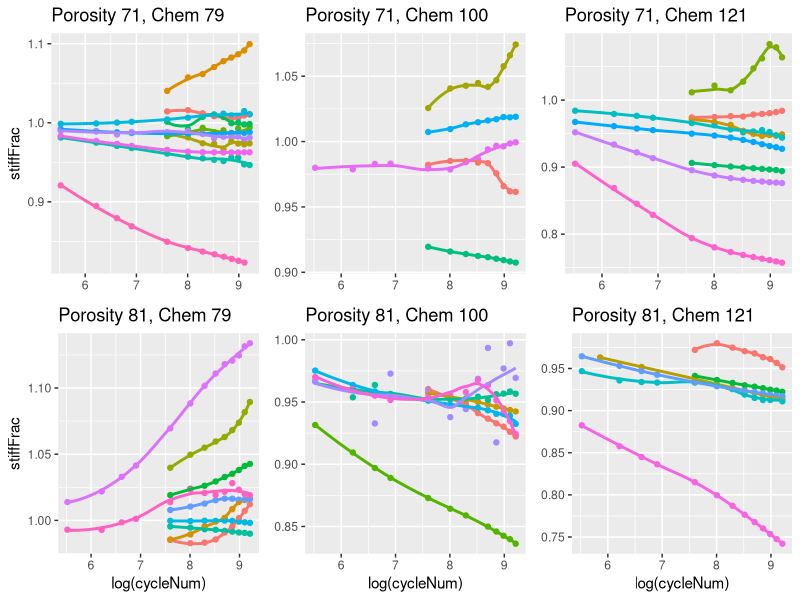
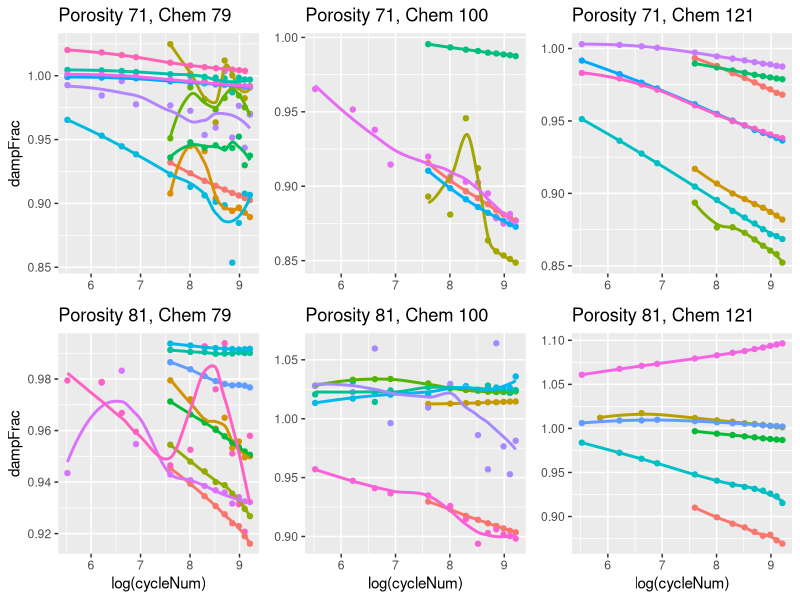

Reproduce these figures in R, in order.
## ---- chunk 1
knitr::opts_chunk$set(echo = TRUE)
## ---- chunk 2
library(ggplot2)
library(tidyr)
library(GGally)
library(gplots)
library(gridExtra)
## ---- chunk 3
data <- read.csv("clean_helmet.csv")
#data <- subset(data, select = -c(chemistry))

data$chemIndex <- as.character(data$chemIndex)
data$porosity <- as.character(data$porosity)
data$sampleNum <- as.character(data$sampleNum)

data <- subset(data, cycleNum <= 10000)
data <- na.omit(data)

data <- subset(data, cycleNum != 0)
## ---- chunk 4

plot1 <- data |>
  subset(porosity == '71' & chemIndex == '79') |>
  ggplot(aes(x=log(cycleNum), y = stiffFrac, col = sampleNum)) +
  geom_point() +
  geom_smooth(se = FALSE) + 
  ggtitle("Porosity 71, Chem 79") + 
  theme(legend.position = "none",
        axis.title.x=element_blank()) 

plot2 <- data |>
  subset(porosity == '81' & chemIndex == '79') |>
  ggplot(aes(x=log(cycleNum), y = stiffFrac, col = sampleNum)) +
  geom_point() +
  geom_smooth(se = FALSE)  + 
  ggtitle("Porosity 81, Chem 79") + 
  theme(legend.position = "none")

plot3 <- data |>
  subset(porosity == '71' & chemIndex == '100') |>
  ggplot(aes(x=log(cycleNum), y = stiffFrac, col = sampleNum)) +
  geom_point() +
  geom_smooth(se = FALSE)  + 
  ggtitle("Porosity 71, Chem 100") +
  theme(legend.position = "none",
        axis.title.x=element_blank(),
        axis.title.y=element_blank())

plot4 <- data |>
  subset(porosity == '81' & chemIndex == '100') |>
  ggplot(aes(x=log(cycleNum), y = stiffFrac, col = sampleNum)) +
  geom_point() +
  geom_smooth(se = FALSE)  + 
  ggtitle("Porosity 81, Chem 100") +
  theme(legend.position = "none",
        axis.title.y=element_blank())

plot5 <- data |>
  subset(porosity == '71' & chemIndex == '121') |>
  ggplot(aes(x=log(cycleNum), y = stiffFrac, col = sampleNum)) +
  geom_point() +
  geom_smooth(se = FALSE)  + 
  ggtitle("Porosity 71, Chem 121") +
  theme(legend.position = "none",
        axis.title.y=element_blank(),
        axis.title.x=element_blank())

plot6 <- data |>
  subset(porosity == '81' & chemIndex == '121') |>
  ggplot(aes(x=log(cycleNum), y = stiffFrac, col = sampleNum)) +
  geom_point() +
  geom_smooth(se = FALSE)  + 
  ggtitle("Porosity 81, Chem 121") +
  theme(legend.position = "none",
        axis.title.y=element_blank())

grid.arrange(plot1, plot3, plot5, plot2, plot4, plot6, nrow = 2, ncol = 3)

## ---- chunk 5

plot1 <- data |>
  subset(porosity == '71' & chemIndex == '79') |>
  ggplot(aes(x=log(cycleNum), y = dampFrac, col = sampleNum)) +
  geom_point() +
  geom_smooth(se = FALSE) + 
  ggtitle("Porosity 71, Chem 79") + 
  theme(legend.position = "none",
        axis.title.x=element_blank()) 

plot2 <- data |>
  subset(porosity == '81' & chemIndex == '79') |>
  ggplot(aes(x=log(cycleNum), y = dampFrac, col = sampleNum)) +
  geom_point() +
  geom_smooth(se = FALSE)  + 
  ggtitle("Porosity 81, Chem 79") + 
  theme(legend.position = "none")

plot3 <- data |>
  subset(porosity == '71' & chemIndex == '100') |>
  ggplot(aes(x=log(cycleNum), y = dampFrac, col = sampleNum)) +
  geom_point() +
  geom_smooth(se = FALSE)  + 
  ggtitle("Porosity 71, Chem 100") +
  theme(legend.position = "none",
        axis.title.x=element_blank(),
        axis.title.y=element_blank())

plot4 <- data |>
  subset(porosity == '81' & chemIndex == '100') |>
  ggplot(aes(x=log(cycleNum), y = dampFrac, col = sampleNum)) +
  geom_point() +
  geom_smooth(se = FALSE)  + 
  ggtitle("Porosity 81, Chem 100") +
  theme(legend.position = "none",
        axis.title.y=element_blank())

plot5 <- data |>
  subset(porosity == '71' & chemIndex == '121') |>
  ggplot(aes(x=log(cycleNum), y = dampFrac, col = sampleNum)) +
  geom_point() +
  geom_smooth(se = FALSE)  + 
  ggtitle("Porosity 71, Chem 121") +
  theme(legend.position = "none",
        axis.title.y=element_blank(),
        axis.title.x=element_blank())

plot6 <- data |>
  subset(porosity == '81' & chemIndex == '121') |>
  ggplot(aes(x=log(cycleNum), y = dampFrac, col = sampleNum)) +
  geom_point() +
  geom_smooth(se = FALSE)  + 
  ggtitle("Porosity 81, Chem 121") +
  theme(legend.position = "none",
        axis.title.y=element_blank())

grid.arrange(plot1, plot3, plot5, plot2, plot4, plot6, nrow = 2, ncol = 3)
